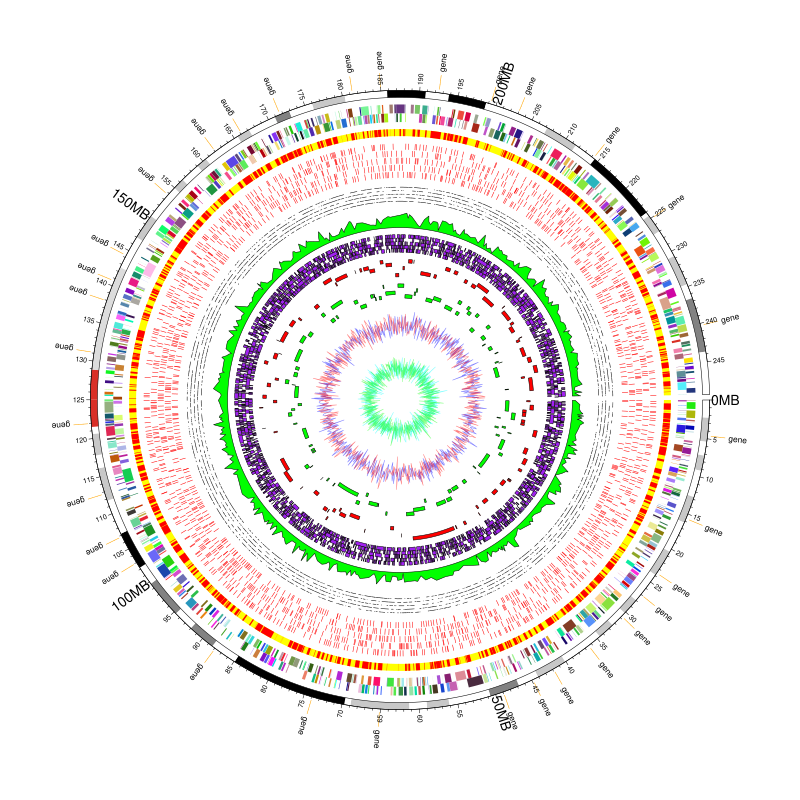

This figure's R source:

## re-produced from <a href="http://www.plosone.org/article/info%3Adoi%2F10.1371%2Fjournal.pone.0076376">Jimmy H. W. Saw et al, Plos ONE, 2013</a>

rand_col = function(k) {
	return(rgb(runif(k), runif(k), runif(k)))
}

library(circlize)

par(lwd = 0.5)
circos.par("cell.padding" = c(0, 0, 0, 0))
circos.initializeWithIdeogram(chromosome.index = "chr1", plotType = NULL)

posTransform.fun = function(region) {
	return(region)
}
bed = generateRandomBed(nr = 400, fun = function(k) rep("gene", k))
circos.genomicTrackPlotRegion(bed, ylim = c(0, 1), panel.fun = function(region, value, ...) {
	circos.genomicText(region, value, y = 0, labels.column = 1, facing = "clockwise", adj = c(0, 0.5), cex = 0.5, posTransform = posTransform.fun)
}, track.height = 0.05, bg.border = NA)

circos.genomicPosTransformLines(bed, posTransform = posTransform.fun, track.height = 0.04, col = "orange")

cytoband = read.cytoband()$df
circos.genomicTrackPlotRegion(cytoband, stack = TRUE, panel.fun = function(region, value, ...) {
	circos.genomicRect(region, value, col = cytoband.col(value[, 2]), border = NA, ...)
	cell.xlim = get.cell.meta.data("cell.xlim")
	cell.ylim = get.cell.meta.data("cell.ylim")
	circos.rect(cell.xlim[1], cell.ylim[1], cell.xlim[2], cell.ylim[2], border = "black")
	major.at = seq(0, cell.xlim[2], by = 5000000)
	major.labels = major.at/1000000
	l = major.at %% 50000000 == 0
	major.labels[l] = ""
	circos.axis("top", major.at = major.at, labels = major.labels, labels.facing = "clockwise", labels.cex = 0.4)
	circos.text(major.at[l], rep(1.7, sum(l)), paste0(major.at[l]/1000000, "MB"), cex = 0.8, facing = "clockwise", adj = c(0, 0.5), niceFacing = TRUE)
}, bg.border = NA, track.height = 0.02)

bed_list = list(generateRandomBed(nr = 5000),
	generateRandomBed(nr = 5000))
circos.genomicTrackPlotRegion(bed_list, stack = TRUE, panel.fun = function(region, value, ...) {
	circos.genomicRect(region, value, col = rand_col(nrow(region)), border = NA, ...)
}, bg.border = NA, track.height = 0.05)

bed = generateRandomBed(nr = 5000)
circos.genomicTrackPlotRegion(bed, stack = TRUE, panel.fun = function(region, value, ...) {
	circos.genomicRect(region, value, col = "red", border = NA)
}, bg.border = NA, bg.col = "yellow", track.height = 0.02)

bed_list = list(generateRandomBed(nr = 5000),
	generateRandomBed(nr = 5000),
	generateRandomBed(nr = 5000),
	generateRandomBed(nr = 5000),
	generateRandomBed(nr = 5000))
circos.genomicTrackPlotRegion(bed_list, stack = TRUE, panel.fun = function(region, value, ...) {
	i = getI(...)
	for(k in seq_len(nrow(region))) {
		circos.lines(rep(mean(region[k, 1], region[k, 2]), 2), c(i - 0.4, i + 0.4), straight = TRUE, col = "red")
	}
}, track.height = 0.1, bg.border = NA)

bed_list = list(generateRandomBed(nr = 5000),
	generateRandomBed(nr = 5000),
	generateRandomBed(nr = 5000),
	generateRandomBed(nr = 5000),
	generateRandomBed(nr = 5000))
circos.genomicTrackPlotRegion(bed_list, stack = TRUE, panel.fun = function(region, value, ...) {
	circos.genomicLines(region, value, type = "segment", ...)
}, track.height = 0.05, bg.border = NA)

bed = generateRandomBed(nr = 5000)
circos.genomicTrackPlotRegion(bed, panel.fun = function(region, value, ...) {
	circos.genomicLines(region, value, area = TRUE, col = "green", border = "black", ...)
}, bg.border = NA, track.height = 0.05)


bed_list = list(generateRandomBed(nr = 5000),
	generateRandomBed(nr = 5000),
	generateRandomBed(nr = 5000),
	generateRandomBed(nr = 5000),
	generateRandomBed(nr = 5000))
circos.genomicTrackPlotRegion(bed_list, stack = TRUE, panel.fun = function(region, value, ...) {
	circos.genomicRect(region, value, col = "purple", border = "black", ...)
}, track.height = 0.05, bg.border = NA)

bed = generateRandomBed(nr = 1000, fun = function(k) sample(5, k, replace = TRUE))
circos.genomicTrackPlotRegion(bed, ylim = c(0.5, 5.5), panel.fun = function(region, value, ...) {
	for(i in seq_len(nrow(region))) {
		circos.rect(region[i, 1], value[i, 1]-0.5, region[i, 2], value[i, 1] + 0.5, col = "red")
	}
}, bg.border = NA, track.height = 0.05)

bed = generateRandomBed(nr = 1000, fun = function(k) sample(5, k, replace = TRUE))
circos.genomicTrackPlotRegion(bed, ylim = c(0.5, 5.5), panel.fun = function(region, value, ...) {
	for(i in seq_len(nrow(region))) {
		circos.rect(region[i, 1], value[i, 1]-0.5, region[i, 2], value[i, 1] + 0.5, col = "green")
	}
}, bg.border = NA, track.height = 0.05)

col = c("#0000FF80", "#FF000080")
bed_list = list(generateRandomBed(),
	generateRandomBed())
circos.genomicTrackPlotRegion(bed_list, panel.fun = function(region, value, ...) {
	i = getI(...)
	circos.genomicLines(region, value, type = "l", col = col[i], ...)
}, track.height = 0.1, bg.border = NA)

col = c("#00FFFF80", "#00FF0080")
bed_list = list(generateRandomBed(),
	generateRandomBed())
circos.genomicTrackPlotRegion(bed_list, panel.fun = function(region, value, ...) {
	i = getI(...)
	circos.genomicLines(region, value, type = "l", col = col[i], ...)
}, track.height = 0.1, bg.border = NA)

circos.clear()
